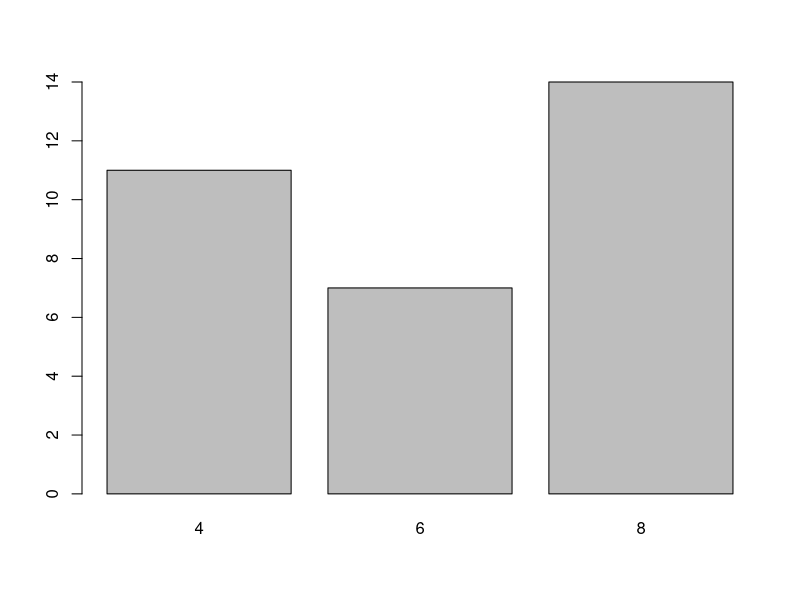
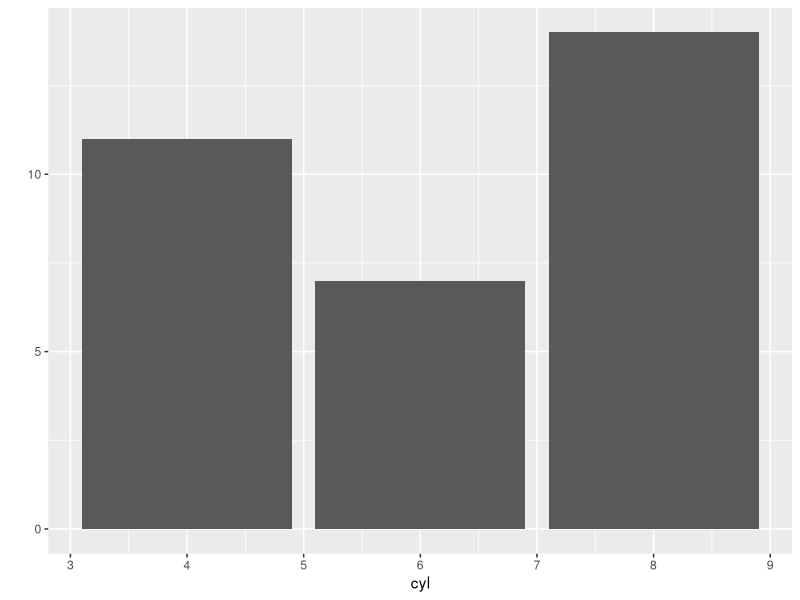
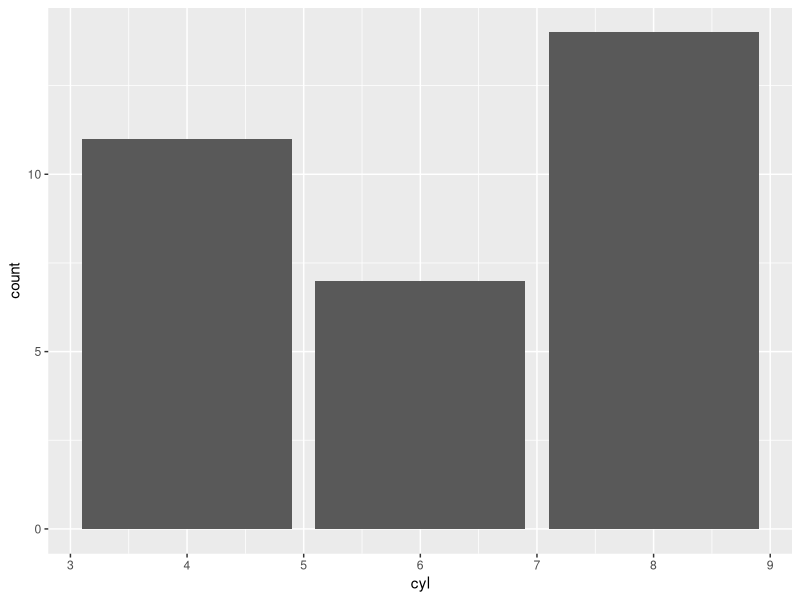
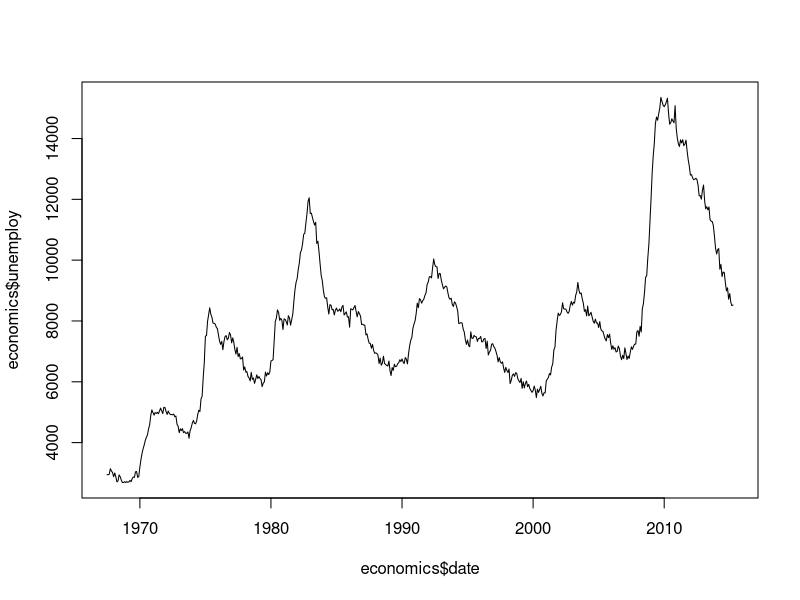
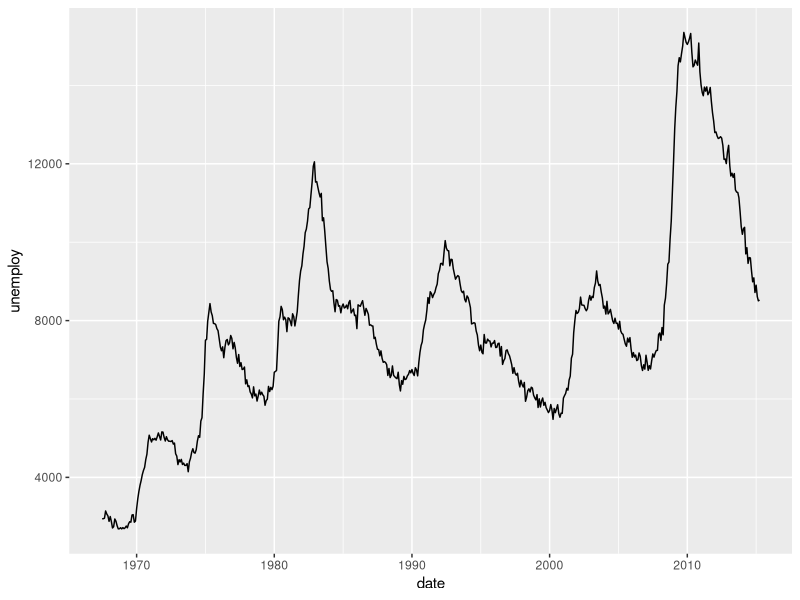
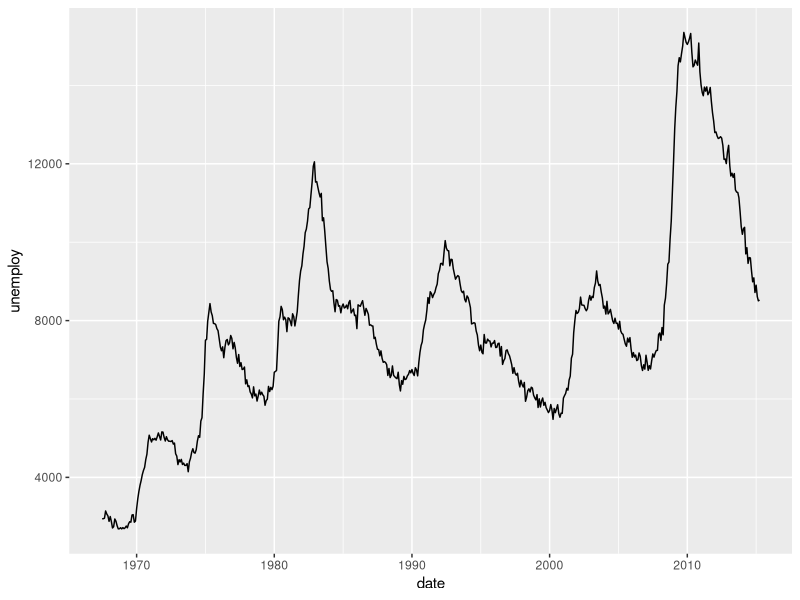
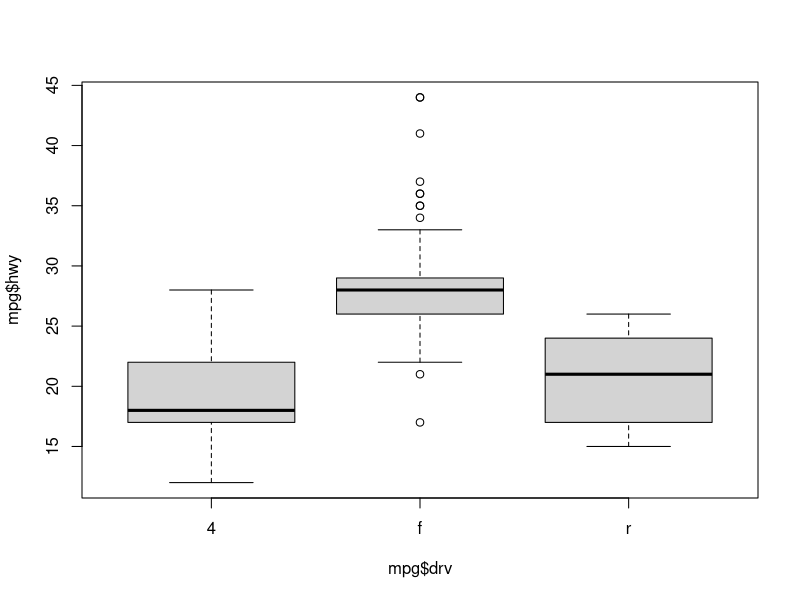
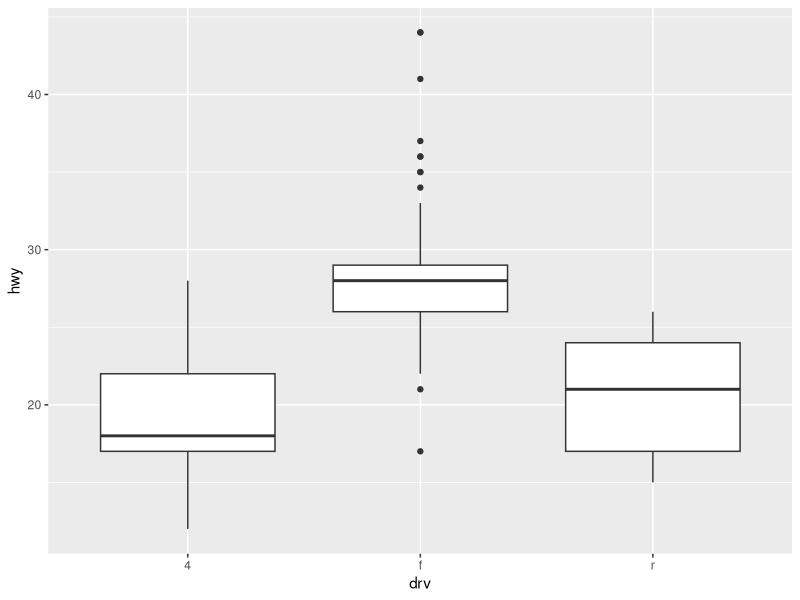

Write the R code that produced these figures, in order.
#날짜: 2021/01/21
#이름: 김하린
#내용: Ch08.  고급 시각화 분석 - ggplot2 패키지  실습 교재 p259

install.packages('ggplot2')
library(ggplot2)

######################
#막대차트
######################
mtcars
View(mtcars)

#R 기본 막대차트
mtcars_cyl_table <- table(mtcars$cyl)
mtcars_cyl_table
barplot(mtcars_cyl_table)

##ggplot2 패키지 막대차트
qplot(data = mtcars, x=cyl, geom = 'bar')
ggplot(mtcars, aes(x=cyl)) + geom_bar()

######################
#라인차트
######################
economics
View(economics)

#R 기본 라인차트
plot(economics$date, economics$unemploy, type = 'l')

##ggplot2 패키지 라인인차트
qplot(data = economics, x = date, y = unemploy, geom = 'line')
ggplot(data = economics, aes(x=date, y=unemploy)) + geom_line()

######################
#박스상자
######################
mpg
View(mpg)

#R 기본 박스상자
boxplot(mpg$hwy ~ mpg$drv)

##ggplot2 패키지 박스상자
qplot(data = mpg, x=drv, y=hwy, geom = 'boxplot')
ggplot(data = mpg, aes(s=drv, y=hwy)) + geom_boxplot()

######################
#히스토그램
######################
iris

#R 기본 히스토그램
hist(iris$Sepal.Width)

##ggplot2 패키지 히스토그램
qplot(data = iris, x=Sepal.Width, geom = 'histogram')
ggplot(data = iris, aes(x=Sepal.Width)) + geom_histogram()

######################
#산점도
######################
iris

#R 기본 산점도
plot(iris[,3:4], col = iris$Species, pch=16)

##ggplot2 패키지 산점도도
qplot(data = iris, x=Petal.Length, y=Petal.Width, col=Species, geom = 'point')
ggplot(data = iris, aes(x=Petal.Length, y=Petal.Width, color=Species)) + geom_point()

